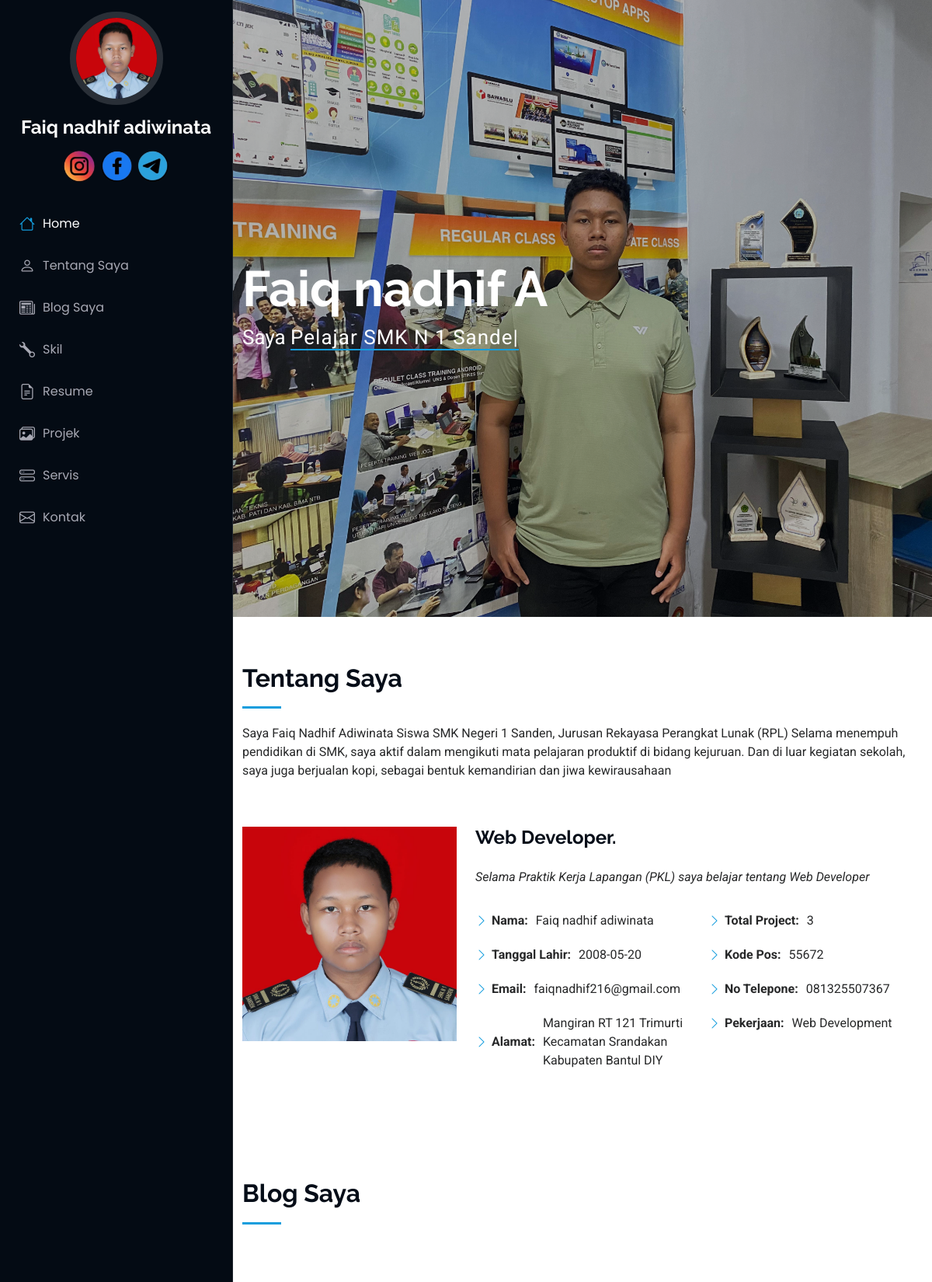
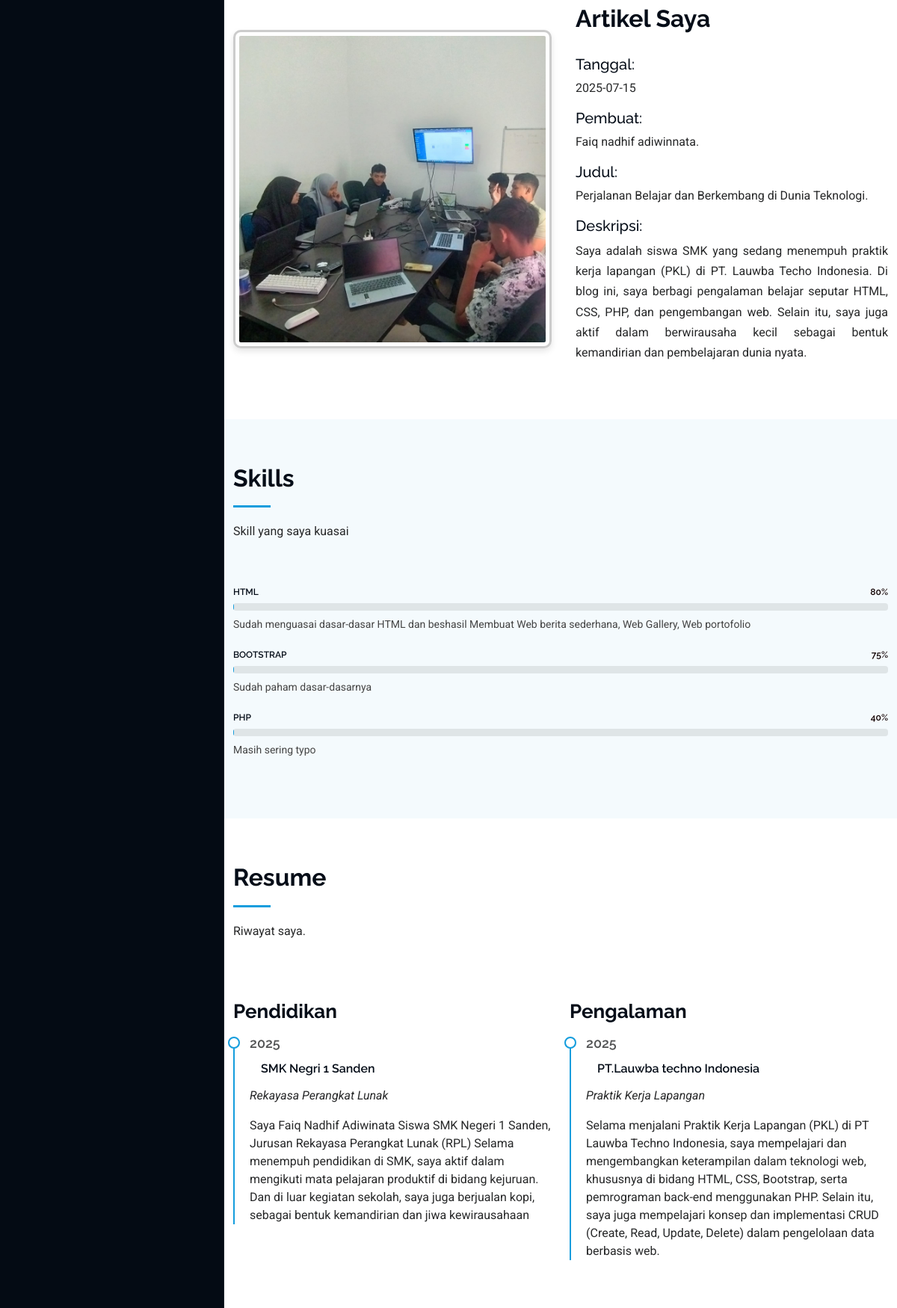
/fontend/index.php (upper part), run on the app's committed database (2 pictures, top to bottom).
### tables this page shows
CREATE TABLE `abouts` (
  `id` bigint NOT NULL,
  `name` varchar(255) NOT NULL,
  `address` text NOT NULL,
  `born` date NOT NULL,
  `email` varchar(255) NOT NULL,
  `total_project` int NOT NULL,
  `image` text NOT NULL,
  `zip_code` int NOT NULL,
  `phone` varchar(255) NOT NULL,
  `work` varchar(255) NOT NULL
);

CREATE TABLE `socmeds` (
  `id` bigint NOT NULL,
  `icon` varchar(255) NOT NULL,
  `link` text NOT NULL
);

CREATE TABLE `blogs` (
  `id` bigint NOT NULL,
  `image` varchar(255) NOT NULL,
  `date` date NOT NULL,
  `autor` varchar(255) NOT NULL,
  `title` varchar(255) NOT NULL,
  `description` text NOT NULL
);

CREATE TABLE `skills` (
  `id` bigint NOT NULL,
  `skill` varchar(255) NOT NULL,
  `percent` int NOT NULL,
  `description` text NOT NULL
);

CREATE TABLE `resumes` (
  `id` bigint NOT NULL,
  `date` varchar(255) NOT NULL,
  `job` varchar(255) NOT NULL,
  `place` varchar(255) NOT NULL,
  `description` text NOT NULL
);

### fontend/partials/sidebar.php (shortened to what this page needs)
<?php
   require_once(__DIR__ . '/../../config/connection.php');
   $qAbout = "SELECT * FROM abouts";
   $about = mysqli_query($connect, $qAbout) or die(mysqli_error($connect));
   $dataAbout = mysqli_fetch_assoc($about);
   ?>
<body class="index-page">
    <header id="header" class="header dark-background d-flex flex-column">
        <div class="profile-img">
            <img src="../storages/about/<?= $dataAbout['image'] ?>" alt="" class="img-fluid rounded-circle">
        </div>
        <a href="index.html" class="logo d-flex align-items-center justify-content-center">
            <h1 class="sitename"><?= $dataAbout['name'] ?></h1>
        </a>
        <?php
           include(__DIR__ . '/../pages/socmeds.php');
           ?>
        <nav id="navmenu" class="navmenu" style="overflow-y: hidden; padding: 0; margin: 0;">
            <ul>
                <li><a href="#hero" class="active"><i class="bi bi-house navicon"></i>Home</a></li>
                <li><a href="#about"><i class="bi bi-person navicon"></i> Tentang Saya</a></li>
                <li><a href="#blog"><i class="bi bi-newspaper navicon"></i> Blog Saya</a></li>
                <li><a href="#skills"><i class="bi bi-wrench navicon"></i> Skil</a></li>
                <li><a href="#resume"><i class="bi bi-file-earmark-text navicon"></i> Resume</a></li>
                <li><a href="#portfolio"><i class="bi bi-images navicon"></i>Projek</a></li>
                <li><a href="#services"><i class="bi bi-hdd-stack navicon"></i> Servis</a></li>
                <li><a href="#contact"><i class="bi bi-envelope navicon"></i> Kontak</a></li>
            </ul>
        </nav>
    </header>
    <main class="main">

### fontend/pages/socmeds.php
<?php
require_once(__DIR__ . '/../../config/connection.php');
$qSocmeds = "SELECT * FROM socmeds";
$socmeds = mysqli_query($connect, $qSocmeds) or die(mysqli_error($connect));
?>
<div class="social-links text-center">
    <?php while ($dataSocmeds = mysqli_fetch_assoc($socmeds)) : ?>
        <a href="<?= $dataSocmeds['link'] ?>">
            <img src="../storages/sosmed/<?= htmlspecialchars($dataSocmeds['icon']) ?>" alt="icon" style="width: 40px; height: 40px; border-radius: 50%; object-fit: cover;">
        </a>
    <?php endwhile; ?>
</div>

### fontend/pages/about.php
<?php
   require_once(__DIR__ . '/../../config/connection.php');
   $qAbout = "SELECT * FROM abouts LIMIT 1";
   $about = mysqli_query($connect, $qAbout) or die(mysqli_error($connect));
   $dataAbout = mysqli_fetch_assoc($about);
   ?>
<section id="about" class="about section">
    <div class="container section-title" data-aos="fade-up">
        <h2>Tentang Saya</h2>
        <p>Saya Faiq Nadhif Adiwinata Siswa SMK Negeri 1 Sanden, Jurusan Rekayasa Perangkat Lunak (RPL)
            Selama menempuh pendidikan di SMK, saya aktif dalam mengikuti mata pelajaran produktif di bidang kejuruan. Dan di luar kegiatan sekolah, saya juga berjualan kopi, sebagai bentuk kemandirian dan jiwa kewirausahaan</p>
    </div>
    <div class="container" data-aos="fade-up" data-aos-delay="100">
        <div class="row gy-4 justify-content-center">
            <div class="col-lg-4">
                <img src="../storages/about/<?= $dataAbout['image'] ?>" class="img-fluid" alt="">
            </div>
            <div class="col-lg-8 content">
                <h2>Web Developer.</h2>
                <p class="fst-italic py-3">
                    Selama Praktik Kerja Lapangan (PKL) saya belajar tentang Web Developer
                </p>
                <div class="row">
                    <div class="col-lg-6">
                        <ul>
                            <li><i class="bi bi-chevron-right"></i> <strong>Nama:</strong><span class="mr-2"></span><?= $dataAbout['name'] ?></span></li>
                            <li><i class="bi bi-chevron-right"></i> <strong>Tanggal Lahir:</strong><span class="mr-2"></span><?= $dataAbout['born'] ?></span></li>
                            <li><i class="bi bi-chevron-right"></i> <strong>Email:</strong><span class="mr-2"></span><?= $dataAbout['email'] ?></span></li>
                            <li><i class="bi bi-chevron-right"></i> <strong>Alamat:</strong><span class="mr-2"></span><?= $dataAbout['address'] ?></span></li>
                        </ul>
                    </div>
                    <div class="col-lg-6">
                        <ul>
                            <li><i class="bi bi-chevron-right"></i> <strong>Total Project:</strong><span class="mr-2"></span><?= $dataAbout['total_project'] ?></span></li>
                            <li><i class="bi bi-chevron-right"></i> <strong>Kode Pos:</strong><span><?= $dataAbout['zip_code'] ?></span></li>
                            <li><i class="bi bi-chevron-right"></i> <strong>No Telepone:</strong><span><?= $dataAbout['phone'] ?></span></li>
                            <li><i class="bi bi-chevron-right"></i> <strong>Pekerjaan:</strong><span><?= $dataAbout['work'] ?></span></li>
                        </ul>
                    </div>
                </div>
            </div>
        </div>
    </div>
</section>

### fontend/pages/blog.php (shortened to what this page needs)
<?php
require_once(__DIR__ . '/../../config/connection.php');
$qBlog = "SELECT * FROM blogs LIMIT 1";
$blog = mysqli_query($connect, $qBlog) or die(mysqli_error($connect));
$dataBlog  = mysqli_fetch_assoc($blog);
?>
<section id="blog" class="blog section">
    <div class="container section-title" data-aos="fade-up">
        <h2>Blog Saya</h2>
    </div>
    <div class="container" data-aos="fade-up" data-aos-delay="100">
        <div class="row gy-4 justify-content-center align-items-center">
            <div class="col-lg-6">
                <img src="../storages/blog/<?= $dataBlog['image'] ?>" class="img-fluid blog-img w-100" alt="Gambar Blog">
            </div>
            <div class="col-lg-6 content">
                <h2>Artikel Saya</h2>
                <div class="row">
                    <div class="col-lg-12">
                        <div class="blog-meta">
                            <div class="mb-3">
                                <h5>Tanggal:</h5>
                                <p><?= $dataBlog['date'] ?></p>
                            </div>
                            <div class="mb-3">
                                <h5>Pembuat:</h5>
                                <p><?= $dataBlog['autor'] ?></p>
                            </div>
                            <div class="mb-3">
                                <h5>Judul:</h5>
                                <p><?= $dataBlog['title'] ?></p>
                            </div>
                            <div class="mb-3">
                                <h5>Deskripsi:</h5>
                                <p style="text-align: justify; line-height: 1.7;"><?= nl2br($dataBlog['description']) ?></p>
                            </div>
                        </div>
                    </div>
                </div>
            </div>
        </div>
    </div>
</section>

### fontend/pages/skill.php (shortened to what this page needs)
<?php
require_once(__DIR__ . '/../../config/connection.php');
$qSkill = "SELECT * FROM skills";
$skill = mysqli_query($connect, $qSkill) or die(mysqli_error($connect));
?>
<section id="skills" class="skills section light-background">
    <div class="container section-title" data-aos="fade-up">
        <h2>Skills</h2>
        <p>Skill yang saya kuasai</p>
    </div>
    <div class="container" data-aos="fade-up" data-aos-delay="100">
        <div class="row skills-content skills-animation">
            <div class="col-lg-12">
                <?php while ($dataSkill = mysqli_fetch_assoc($skill)) : ?>
                    <div class="progress mb-4">
                        <span class="skill d-flex justify-content-between">
                            <span><?= htmlspecialchars($dataSkill['skill']) ?></span>
                            <i class="val"><?= (int)$dataSkill['percent'] ?>%</i>
                        </span>
                        <div class="progress-bar-wrap">
                        </div>
                        <div class="skill-description mt-2 rounded" style="font-size: 14px; color: #444;">
                            <?= nl2br(htmlspecialchars($dataSkill['description'] ?? 'Belum ada deskripsi.')) ?>
                        </div>
                    </div>
                <?php endwhile; ?>
            </div>
        </div>
    </div>
</section>

### fontend/pages/resume.php
<?php
require_once(__DIR__ . '/../../config/connection.php');
$qEducation = "SELECT * FROM resumes WHERE id IN (1) ORDER BY date DESC";
$resEducation = mysqli_query($connect, $qEducation);
$qExperience = "SELECT * FROM resumes WHERE id IN (2) ORDER BY date DESC";
$resExperience = mysqli_query($connect, $qExperience);
?>
<section id="resume" class="resume section">
    <div class="container section-title" data-aos="fade-up">
        <h2>Resume</h2>
        <p>Riwayat saya.</p>
    </div>
    <div class="container">
        <div class="row">
            <div class="col-lg-6" data-aos="fade-up" data-aos-delay="100">
                <h3 class="resume-title">Pendidikan</h3>
                <?php while ($res = mysqli_fetch_assoc($resEducation)) : ?>
                    <div class="resume-item">
                        <h4><?= htmlspecialchars($res['date']) ?></h4>
                        <h5><?= htmlspecialchars($res['job']) ?></h5>
                        <p><em><?= htmlspecialchars($res['place']) ?></em></p>
                        <p><?= htmlspecialchars($res['description']) ?></p>
                    </div>
                <?php endwhile; ?>
            </div>
            <div class="col-lg-6" data-aos="fade-up" data-aos-delay="200">
                <h3 class="resume-title">Pengalaman</h3>
                <?php while ($res = mysqli_fetch_assoc($resExperience)) : ?>
                    <div class="resume-item">
                        <h4><?= htmlspecialchars($res['date']) ?></h4>
                        <h5><?= htmlspecialchars($res['job']) ?></h5>
                        <p><em><?= htmlspecialchars($res['place']) ?></em></p>
                        <p><?= htmlspecialchars($res['description']) ?></p>
                    </div>
                <?php endwhile; ?>
            </div>
        </div>
    </div>
</section>

### fontend/pages/blog.php (style rules this page uses)
.blog-img { border: 3px solid #ccc; border-radius: 10px; padding: 5px; box-shadow: 0 4px 8px rgba(0, 0, 0, 0.1); transition: transform 0.3s ease; }
.blog .content h2 { font-weight: bold; margin-bottom: 30px; }
.blog .content { padding-left: 20px; }

### fontend/pages/skill.php (style rules this page uses)
.progress-bar-wrap { background: #f0f0f0; border-radius: 4px; overflow: hidden; }
.skill { font-weight: 600; margin-bottom: 5px; }
.val { float: right; color: #100; }

### data on the page
abouts: image (picture), name "Faiq nadhif adiwinata", born "2008-05-20", email "faiqnadhif216@gmail.com", address "Mangiran RT 121 Trimurti Kecamatan Srandakan Kabupaten Bantul DIY", total_project "3", zip_code "55672", phone "081325507367", work "Web Development"
socmeds: icon (picture)
socmeds: icon (picture)
socmeds: icon (picture)
blogs: image (picture), date "2025-07-15", autor "Faiq nadhif adiwinnata.", title "Perjalanan Belajar dan Berkembang di Dunia Teknologi.", description "Saya adalah siswa SMK yang sedang menempuh praktik kerja lapangan (PKL) di PT. Lauwba Techo Indonesia. Di blog ini, saya berbagi pengalaman belajar seputar HTML, CSS, PHP, dan pengembangan web. Selain itu, saya juga aktif dalam berwirausaha kecil sebagai bentuk kemandirian dan pembelajaran dunia nyata."
skills: skill "HTML", percent "80", description "Sudah menguasai dasar-dasar HTML dan beshasil Membuat Web berita sederhana, Web Gallery, Web portofolio"
skills: skill "BOOTSTRAP", percent "75", description "Sudah paham dasar-dasarnya"
skills: skill "PHP", percent "40", description "Masih sering typo"
resumes: date "2025", job "SMK Negri 1 Sanden", place "Rekayasa Perangkat Lunak", description "Saya Faiq Nadhif Adiwinata Siswa SMK Negeri 1 Sanden, Jurusan Rekayasa Perangkat Lunak (RPL) Selama menempuh pendidikan di SMK, saya aktif dalam mengikuti mata pelajaran produktif di bidang kejuruan. Dan di luar kegiatan sekolah, saya juga berjualan kopi, sebagai bentuk kemandirian dan jiwa kewirausahaan"
resumes: date "2025", job "PT.Lauwba techno Indonesia", place "Praktik Kerja Lapangan", description "Selama menjalani Praktik Kerja Lapangan (PKL) di PT Lauwba Techno Indonesia, saya mempelajari dan mengembangkan keterampilan dalam teknologi web, khususnya di bidang HTML, CSS, Bootstrap, serta pemrograman back-end menggunakan PHP. Selain itu, saya juga mempelajari konsep dan implementasi CRUD (Create, Read, Update, Delete) dalam pengelolaan data berbasis web."
